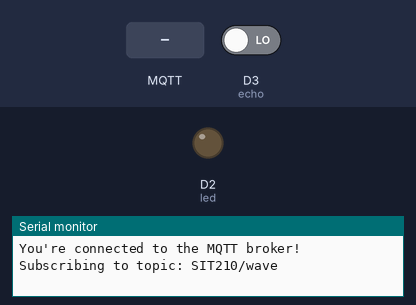
A sketch run on a simulated Arduino MKR. Parts: output pins drawn as LEDs (lit = HIGH), the last lines printed to the serial monitor. Dashed ring = blinking. Inputs (shaded band) come from the test bench; at power-on: D3 (echo) LOW. WiFi joins after 1.5 s; servers stay silent unless stated; no MQTT or app messages arrive unless stated; not simulated (calls return 0 or success): arduino_secrets.h; pins used as bus, display or sensor lines are not drawn.

Above: at 2.7 s.
2.8 s: MQTT message "1" arrives on the first subscribed topic
At 4.9 s:
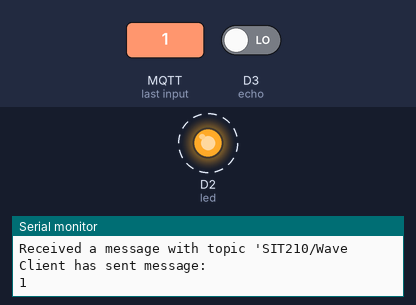
8.1 s: MQTT message "0" arrives on the first subscribed topic
At 10.9 s:
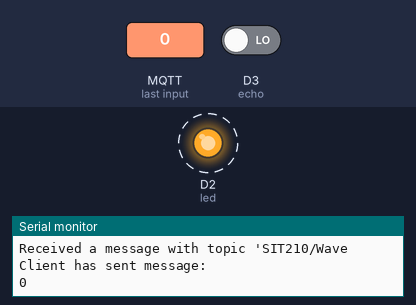
13.4 s: MQTT message "2" arrives on the first subscribed topic
At 19.9 s:
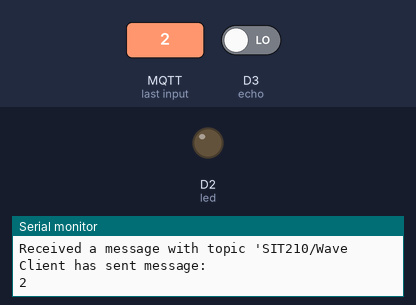
Timing chart, 0 to 21.4 s (numbered marks = the images above; inputs shaded):
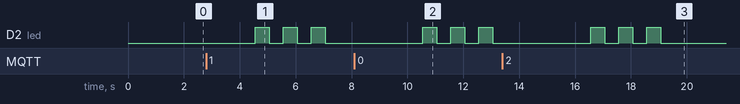

The sketch:

mqtttask.ino
```cpp
// BUDDY SYSTEM
#include <ArduinoMqttClient.h>
#if defined(ARDUINO_SAMD_MKRWIFI1010) || defined(ARDUINO_SAMD_NANO_33_IOT) || defined(ARDUINO_AVR_UNO_WIFI_REV2)
  #include <WiFiNINA.h>
#elif defined(ARDUINO_SAMD_MKR1000)
  #include <WiFi101.h>
#elif defined(ARDUINO_ESP8266_ESP12)
  #include <ESP8266WiFi.h>
#endif

#include "arduino_secrets.h"

char ssid[] = SECRET_SSID;
char pass[] = SECRET_PASS;

WiFiClient wifiClient;
MqttClient mqttClient(wifiClient);

const char broker[] = "broker.emqx.io";
int        port     = 1883;
const char topic[]  = "SIT210/wave";
const char Topic[]  = "SIT210/Wave";

//PIN DECLARATIONS

//pin declaration for the Ultrasonic sensor
int trig = 4;
int echo = 3;
//For distance mesurement by ultrasonic
double duration=0;
double distance=0;
double constant = 0.0344/2;

int led = 2;

//---------------- SETUP -------------------//

void setup() {
  //Initialize serial and wait for port to open:
  Serial.begin(9600);
  while (!Serial) {
    ; // wait for serial port to connect. Needed for native USB port only
  }

  // attempt to connect to Wifi network:
  Serial.print("Attempting to connect to WPA SSID: ");
  Serial.println(ssid);
  while (WiFi.begin(ssid, pass) != WL_CONNECTED) {
    // failed, retry
    Serial.print(".");
    delay(5000);
  }

  Serial.println("You're connected to the network");
  Serial.println();

  Serial.print("Attempting to connect to the MQTT broker: ");
  Serial.println(broker);

  if (!mqttClient.connect(broker, port)) {
    Serial.print("MQTT connection failed! Error code = ");
    Serial.println(mqttClient.connectError());

    while (1);
  }

  Serial.println("You're connected to the MQTT broker!");
  Serial.println();

  Serial.print("Subscribing to topic: ");
  Serial.println(topic);
  Serial.println();

  // subscribe to a topic
  mqttClient.subscribe(Topic);

  pinMode(led, OUTPUT);
  pinMode(trig, OUTPUT);
  pinMode(echo, INPUT);
}

//---------------- LOOP -------------------//

void loop() {

//sending the wave to client

  delay(2000);
  digitalWrite(trig,LOW);
  delayMicroseconds(4);
  digitalWrite(trig,HIGH);
  delayMicroseconds(10);

  duration = pulseIn(echo,HIGH);

  distance = duration * constant;

if (distance < 25)
{
    Serial.println("Sending a message....");
  // send message, the Print interface can be used to set the message contents
    mqttClient.beginMessage(topic);
    mqttClient.print("Nandini waved at ");
    mqttClient.println(distance);
    mqttClient.endMessage();
}


//recieving the message from client and the blinking
  int messageSize = mqttClient.parseMessage();

  if (messageSize) {

    // we received a message, print out the topic and contents
    Serial.print("Received a message with topic '");
    Serial.println(mqttClient.messageTopic());
    Serial.println("Client has sent message:");

    // use the Stream interface to print the contents
    while (mqttClient.available()) {
      Serial.print((char)mqttClient.read());
    }
    blink_times(3);
    Serial.println();
  }


}

/*

  for blinking number of times when message is recieved

*/
void blink_times(int i )
{
  while (i > 0)
  {
    blink();
    i--;
  }
}

//setting up blink duration
void blink()
{
  digitalWrite(led, HIGH);   // turn the LED on (HIGH is the voltage level)
  delay(500);                       // wait for a second
  digitalWrite(led, LOW);    // turn the LED off by making the voltage LOW
  delay(500);
}
```

Measured:
- after the input at 2.8 s, D2 (led): alternates HIGH for 0.50 s and LOW for 0.50 s, 6 changes in all, then stays LOW, starting after 1.8 s
- after the input at 8.1 s, D2 (led): alternates HIGH for 0.50 s and LOW for 0.50 s, starting after 2.5 s
- after the input at 13.4 s, D2 (led): alternates HIGH for 0.50 s and LOW for 0.50 s, 6 changes in all, then stays LOW, starting after 3.2 s
